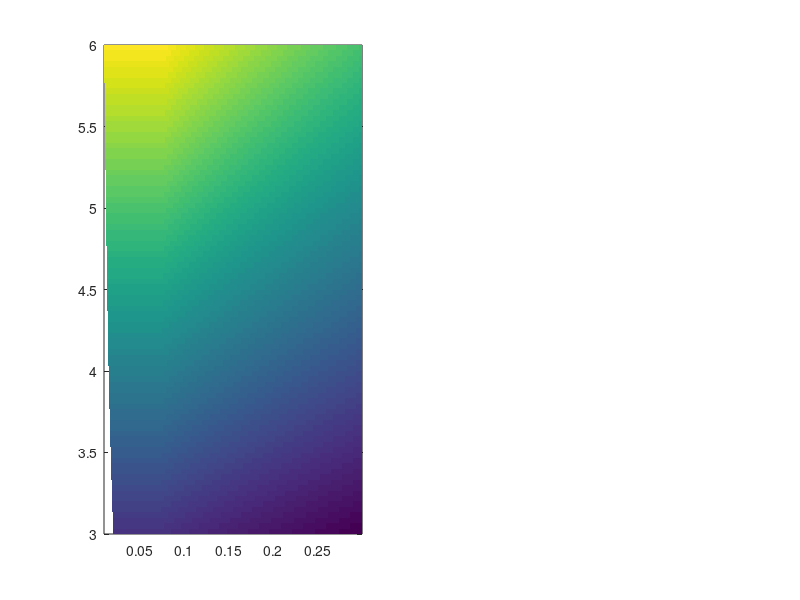

Recreate this plot in MATLAB. (Note: this script raises an error after producing the figure.)
% plot Figure 3 in main text

clear;
close all;
clc;

% Load data
load Data_Figure_3
subplot(121)
% Calculate parameters
RE(:,9) = par.E_c * par.e * RE(:,1) /(par.f * par.v_m);

RR = zeros(size(RE,1),4);

for i = 1:size(RE,1)

    RR(i,1) = RE(i,1);

    RR(i,2) = (1-RE(i,2))/RE(i,2);

    v = find(RE(i,6:8)==1);

    if length(v)==1
        RR(i,3) = v;
    else
        RR(i,3) = 3;
    end

    % body mass
    RR(i,4) = RE(i,3);
    RR(i,5) = RE(i,3)/RE(i,9);

end
RR([24086,18678],3) = 2;
RR(RR(:,2)<0.02 & RR(:,5)<0.999, 3) = 2;

% Extract variables
m_prey          = RR(:,1);
theta_C         = RR(:,2);
limiting_factor = RR(:,3);
body_mass       = RR(:,4);

% Unique parameter values
m_vals     = unique(m_prey);
theta_vals = unique(theta_C);

n_m     = length(m_vals);
n_theta = length(theta_vals);

% Reconstruct matrices
[Theta_grid,M_grid] = meshgrid(theta_vals,m_vals);

Body_grid      = nan(n_m,n_theta);
Limiting_grid  = nan(n_m,n_theta);

for i=1:size(RR,1)

    r = find(m_vals==m_prey(i));
    c = find(theta_vals==theta_C(i));

    Body_grid(r,c)     = body_mass(i);
    Limiting_grid(r,c) = limiting_factor(i);

end


Body_plot = Body_grid;

Body_plot(Limiting_grid==2) = NaN;

pcolor(Theta_grid,M_grid,Body_plot)


shading flat

hold on

% Colormap
colormap(parula)

% Colorbar
cb = colorbar;
cb.Label.FontName = 'Arial';
cb.Label.FontSize = 18;
clim([10 30])

set(gca,'Color','w')

%% Add contour lines of body mass
% contour_levels = 10:3:30;
% 
% [C_body, h_body] = contour(Theta_grid, ...
%                            M_grid, ...
%                            Body_plot, ...
%                            contour_levels, ...
%                            'Color',[0.60 0.60 0.60], ...
%                            'LineWidth',0.6);
% 
% clabel(C_body, h_body, ...
%        'FontName','Arial', ...
%        'FontSize',12, ...
%        'Color','k', ...
%        'LabelSpacing',400);

% two point
plot(0.15/0.85, 4.5, 'ro', ...
    'MarkerFaceColor','r', ...
    'MarkerEdgeColor','r', ...
    'MarkerSize',8);

plot(0.03/0.97, 4.5, 'ko', ...
    'MarkerFaceColor','k', ...
    'MarkerEdgeColor','k', ...
    'MarkerSize',8);



text(0.012, 3.5, ...
    '(I)', ...
    'FontName','Arial','FontWeight','bold', ...
    'FontSize',16, ...
    'Color','k', ...
    'HorizontalAlignment','left', ...
    'VerticalAlignment','bottom');
text(0.04, 4.5 + 0.3, ...
    '(II)', ...
    'FontName','Arial','FontWeight','bold', ...
    'FontSize',16, ...
    'Color','k', ...
    'HorizontalAlignment','left', ...
    'VerticalAlignment','bottom');
text(0.11, 4.5 + 0.3, ...
    '(III)', ...
    'FontName','Arial','FontWeight','bold', ...
    'FontSize',16, ...
    'Color','k', ...
    'HorizontalAlignment','left', ...
    'VerticalAlignment','bottom');


% 1-2 boundary
contour(Theta_grid,...
        M_grid,...
        Limiting_grid,...
        [2 2],...
        'w',...
        'LineWidth',1.8);

% contour(Theta_grid,...
%         M_grid,...
%         Limiting_grid,...
%         [1 2],...
%         'b',...
%         'LineWidth',1.8);


% Labels

xlabel('Food nutrient-to-carbon ratio'); ylabel('Food ingestion rate')
set(gca,'Layer','top')
set(gca,...
    'FontName','Arial',...
    'FontSize',18,...
    'LineWidth',1.5,...
    'TickDir','in',...
    'Box','on');

text(-0.18,1.05,'A','Units','normalized', ...
    'FontName','Arial','FontSize',20,'FontWeight','bold', ...
    'HorizontalAlignment','left','VerticalAlignment','top');
% axis tight
xlim([0.01 0.30])
set(gca,'XScale','log')
xticks([0.01 0.02 0.05 0.15 0.3])
xticklabels({'0.01','0.02','0.05','0.15','0.30'})







%% Load data
clear
subplot(122)
load Data_Figure_3

%% Calculate parameters
RE(:,9) = par.E_c * par.e * RE(:,1) /(par.f * par.v_m);

RR = zeros(size(RE,1),4);

for i = 1:size(RE,1)

    RR(i,1) = RE(i,1);
    RR(i,2) = (1 - RE(i,2)) / RE(i,2);

    v = find(RE(i,6:8) == 1);

    if length(v) == 1
        RR(i,3) = v;
    else
        RR(i,3) = 3;
    end

    % Relative body mass
    RR(i,4) = RE(i,3) / RE(i,9);

end

%% Manually correct limiting factor
RR([24086,18678],3) = 2;
RR(RR(:,2)<0.02 & RR(:,4)<0.999, 3) = 2;

%% Extract variables
m_prey          = RR(:,1);
theta_C         = RR(:,2);
limiting_factor = RR(:,3);
body_mass       = RR(:,4);

%% Unique parameter values
m_vals     = unique(m_prey);
theta_vals = unique(theta_C);

n_m     = length(m_vals);
n_theta = length(theta_vals);

%% Reconstruct matrices
[Theta_grid, M_grid] = meshgrid(theta_vals, m_vals);

Body_grid     = nan(n_m, n_theta);
Limiting_grid = nan(n_m, n_theta);

for i = 1:size(RR,1)

    r = find(m_vals == m_prey(i));
    c = find(theta_vals == theta_C(i));

    Body_grid(r,c)     = body_mass(i);
    Limiting_grid(r,c) = limiting_factor(i);

end

%% Mask invalid region
Body_plot = Body_grid;
Body_plot(Limiting_grid == 2) = NaN;


pcolor(Theta_grid, M_grid, Body_plot);
shading flat;
hold on;

colormap(parula);
set(gca,'Color','w');

%% Fix color scale for relative body mass
clim([0.8 1.0]);

%% Colorbar
cb = colorbar;
% cb.Label.String = 'Relative body mass';
cb.Label.FontName = 'Arial';
cb.Label.FontSize = 18;


%% Add boundary line
contour(Theta_grid, ...
        M_grid, ...
        Limiting_grid, ...
        [2 2], ...
        'w', ...
        'LineWidth',1.8);

% Very important: reset color scale after contour of Limiting_grid
clim([0.8 1.0]);


%% Add contour lines of relative body mass
% contour_levels = 0.81:0.03:0.99;
% 
% [C_body, h_body] = contour(Theta_grid, ...
%                            M_grid, ...
%                            Body_plot, ...
%                            contour_levels, ...
%                            'Color',[0.60 0.60 0.60], ...
%                            'LineWidth',0.6);
% 
% clabel(C_body, h_body, ...
%        'FontName','Arial', ...
%        'FontSize',12, ...
%        'Color','k', ...
%        'LabelSpacing',400);

%% Add two points
plot(0.15/0.85, 4.5, 'ro', ...
    'MarkerFaceColor','r', ...
    'MarkerEdgeColor','r', ...
    'MarkerSize',8);

plot(0.03/0.97, 4.5, 'ko', ...
    'MarkerFaceColor','k', ...
    'MarkerEdgeColor','k', ...
    'MarkerSize',8);

%% Add region labels
text(0.012, 3.5, ...
    '(I)', ...
    'FontName','Arial', ...
    'FontWeight','bold', ...
    'FontSize',16, ...
    'Color','k', ...
    'HorizontalAlignment','left', ...
    'VerticalAlignment','bottom');

text(0.04, 4.8, ...
    '(II)', ...
    'FontName','Arial', ...
    'FontWeight','bold', ...
    'FontSize',16, ...
    'Color','k', ...
    'HorizontalAlignment','left', ...
    'VerticalAlignment','bottom');

text(0.11, 4.8, ...
    '(III)', ...
    'FontName','Arial', ...
    'FontWeight','bold', ...
    'FontSize',16, ...
    'Color','k', ...
    'HorizontalAlignment','left', ...
    'VerticalAlignment','bottom');

%% Axis labels and style
xlabel('Food nutrient-to-carbon ratio');
ylabel('Food ingestion rate');

set(gca, ...
    'FontName','Arial', ...
    'FontSize',18, ...
    'LineWidth',1.5, ...
    'TickDir','in', ...
    'Box','on', ...
    'Layer','top');

xlim([0.01 0.30]);
ylim([3 6]);

set(gca,'XScale','log');

xticks([0.01 0.02 0.05 0.15 0.30]);
xticklabels({'0.01','0.02','0.05','0.15','0.30'});

text(-0.18,1.05,'B','Units','normalized', ...
    'FontName','Arial','FontSize',20,'FontWeight','bold', ...
    'HorizontalAlignment','left','VerticalAlignment','top');

set(gcf, 'Position', [50, 50, 1400, 500]); 
